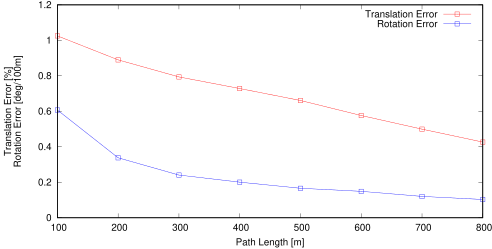

Here is the gnuplot script that generated this plot:
set term postscript eps enhanced color
set output "00_trl.eps"
set size ratio 0.5
set yrange [0:*]
set xlabel "Path Length [m]"
set ylabel "Translation Error [%]\nRotation Error [deg/100m]"
plot "00_tl.txt" using 1:($2*100) title 'Translation Error' lc rgb "#FF0000" pt 4 w linespoints,"00_rl.txt" using 1:($2*57.3*100) title 'Rotation Error' lc rgb "#0000FF" pt 4 w linespoints
